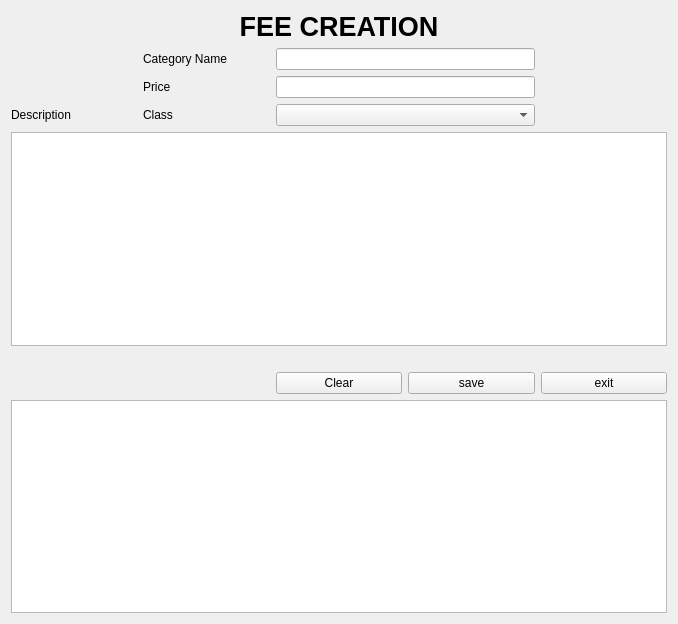
<?xml version="1.0" encoding="UTF-8"?>
<ui version="4.0">
 <class>fee_creation</class>
 <widget class="QWidget" name="fee_creation">
  <property name="geometry">
   <rect>
    <x>0</x>
    <y>0</y>
    <width>678</width>
    <height>624</height>
   </rect>
  </property>
  <property name="windowTitle">
   <string>Form</string>
  </property>
  <layout class="QVBoxLayout" name="verticalLayout">
   <item>
    <layout class="QGridLayout" name="gridLayout">
     <item row="0" column="0" colspan="5">
      <widget class="QLabel" name="label_4">
       <property name="text">
        <string>&lt;html&gt;&lt;head/&gt;&lt;body&gt;&lt;p align=&quot;center&quot;&gt;&lt;span style=&quot; font-size:20pt; font-weight:600;&quot;&gt;FEE CREATION&lt;/span&gt;&lt;/p&gt;&lt;/body&gt;&lt;/html&gt;</string>
       </property>
      </widget>
     </item>
     <item row="1" column="1">
      <widget class="QLabel" name="label">
       <property name="text">
        <string>Category Name</string>
       </property>
      </widget>
     </item>
     <item row="1" column="2" colspan="2">
      <widget class="QLineEdit" name="feename"/>
     </item>
     <item row="2" column="1">
      <widget class="QLabel" name="label_2">
       <property name="text">
        <string>Price</string>
       </property>
      </widget>
     </item>
     <item row="2" column="2" colspan="2">
      <widget class="QLineEdit" name="price"/>
     </item>
     <item row="3" column="0">
      <widget class="QLabel" name="label_3">
       <property name="text">
        <string>Description</string>
       </property>
      </widget>
     </item>
     <item row="3" column="1">
      <widget class="QLabel" name="label_5">
       <property name="text">
        <string>Class</string>
       </property>
      </widget>
     </item>
     <item row="3" column="2" colspan="2">
      <widget class="QComboBox" name="comboBox"/>
     </item>
     <item row="4" column="0" colspan="5">
      <widget class="QTextEdit" name="feedesc"/>
     </item>
     <item row="5" column="0">
      <widget class="QLabel" name="messagelabel">
       <property name="text">
        <string/>
       </property>
      </widget>
     </item>
     <item row="7" column="3">
      <widget class="QPushButton" name="pushButton">
       <property name="text">
        <string>save</string>
       </property>
      </widget>
     </item>
     <item row="7" column="4">
      <widget class="QPushButton" name="pushButton_2">
       <property name="text">
        <string>exit</string>
       </property>
      </widget>
     </item>
     <item row="8" column="0" colspan="5">
      <widget class="QTableView" name="tableView"/>
     </item>
     <item row="7" column="2">
      <widget class="QPushButton" name="pushButton_3">
       <property name="text">
        <string>Clear</string>
       </property>
      </widget>
     </item>
    </layout>
   </item>
  </layout>
 </widget>
 <resources/>
 <connections/>
</ui>
